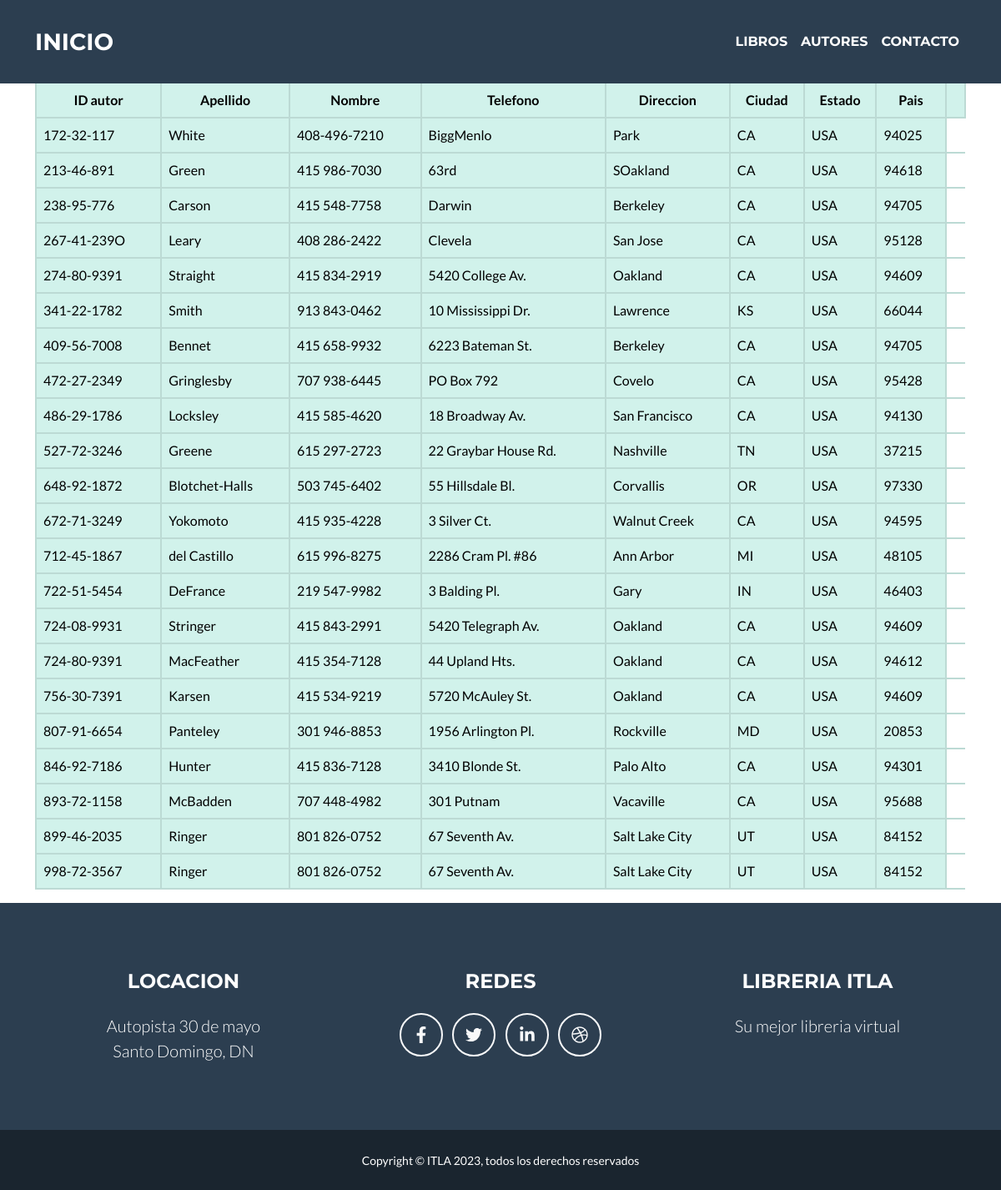
Screenshot of /autores.php with the database file from the repository.
### tables this page shows
CREATE TABLE `autores` (
  `id_autor` varchar(11) NOT NULL,
  `apellido` varchar(15) NOT NULL,
  `nombre` varchar(15) NOT NULL,
  `telefono` varchar(12) NOT NULL,
  `direccion` varchar(20) NOT NULL,
  `ciudad` varchar(15) NOT NULL,
  `estado` varchar(2) NOT NULL,
  `pais` varchar(3) NOT NULL,
  `cod_postal` int(5) NOT NULL
);

### autores.php (the view, shortened to what this page needs)
<?php
include("conexion.php");
$autores = "SELECT * FROM autores"
?>
<!DOCTYPE html>
<html lang="es">
    <head>
        <link href="css/styles.css" rel="stylesheet" />
    </head>
    <body>
        <nav class="navbar navbar-expand-lg bg-secondary text-uppercase fixed-top" id="mainNav">
            <div class="container">
                <a class="navbar-brand" href="index.php">Inicio</a>
                <div class="collapse navbar-collapse" id="navbarResponsive">
                    <ul class="navbar-nav ms-auto">
                        <li class="nav-item"><a class="nav-link" href="libros.php">Libros</a></li>
                        <li class="nav-item"><a class="nav-link" href="autores.php">Autores</a></li>
                        <li class="nav-item "><a class="nav-link" href="contacto.php">Contacto</a></li>
                    </ul>
                </div>
            </div>
        </nav>
        <h1 class="text-center">Libreria ITLA</h1>
        <h3 class="text-center">Autores reconocidos</h3>
        <div class="container">
            <div class="row">
                <div class="col-lg-12">
                    <table id="tablaLibros" class="table-hover table-bordered table-primary table align-middle" style="width:100%">
                         <thead class="text-center">
                            <th>ID autor</th>
                            <th>Apellido</th>
                            <th>Nombre</th>
                            <th>Telefono</th>
                            <th>Direccion</th>
                            <th>Ciudad</th>
                            <th>Estado</th>
                            <th>Pais</th>
                            <th></th>
                         </thead>
                         <tbody>
                            <?php  $resultado = mysqli_query($conexion, $autores);
                            while($autor=mysqli_fetch_assoc($resultado)){ ?>
                         <tr>
                                <td><?php echo $autor['id_autor']?></td>
                                <td><?php echo $autor['apellido']?></td>
                                <td><?php echo $autor['telefono']?></td>
                                <td><?php echo $autor['direccion']?></td>
                                <td><?php echo $autor['ciudad']?></td>
                                <td><?php echo $autor['estado']?></td>
                                <td><?php echo $autor['pais']?></td>
                                <td><?php echo $autor['cod_postal']?></td>
                            </tr>
                             <?php  } mysqli_free_result($resultado); ?>
                         </tbody>
                    </table>
                </div>
            </div>
        </div>
        <footer class="footer text-center">
            <div class="container">
                <div class="row">
                    <div class="col-lg-4 mb-5 mb-lg-0">
                        <h4 class="text-uppercase mb-4">Locacion</h4>
                        <p class="lead mb-0">
                            Autopista 30 de mayo
                            <br />
                            Santo Domingo, DN
                        </p>
                    </div>
                    <div class="col-lg-4 mb-5 mb-lg-0">
                        <h4 class="text-uppercase mb-4">REDES</h4>
                        <a class="btn btn-outline-light btn-social mx-1" href="#!"><i class="fab fa-fw fa-facebook-f"></i></a>
                        <a class="btn btn-outline-light btn-social mx-1" href="#!"><i class="fab fa-fw fa-twitter"></i></a>
                        <a class="btn btn-outline-light btn-social mx-1" href="#!"><i class="fab fa-fw fa-linkedin-in"></i></a>
                        <a class="btn btn-outline-light btn-social mx-1" href="#!"><i class="fab fa-fw fa-dribbble"></i></a>
                    </div>
                    <div class="col-lg-4">
                        <h4 class="text-uppercase mb-4">Libreria ITLA</h4>
                        <p class="lead mb-0">
                            Su mejor libreria virtual
                        </p>
                    </div>
                </div>
            </div>
        </footer>
        <div class="copyright py-4 text-center text-white">
            <div class="container"><small>Copyright &copy; ITLA 2023, todos los derechos reservados</small></div>
        </div>
    </body>
</html>

### rows the page displays
autores: id_autor "172-32-117", apellido "White", telefono "408-496-7210", direccion "BiggMenlo", ciudad "Park", estado "CA", pais "USA", cod_postal "94025"
autores: id_autor "213-46-891", apellido "Green", telefono "415 986-7030", direccion "63rd", ciudad "SOakland", estado "CA", pais "USA", cod_postal "94618"
autores: id_autor "238-95-776", apellido "Carson", telefono "415 548-7758", direccion "Darwin", ciudad "Berkeley", estado "CA", pais "USA", cod_postal "94705"
autores: id_autor "267-41-239O", apellido "Leary", telefono "408 286-2422", direccion "Clevela", ciudad "San Jose", estado "CA", pais "USA", cod_postal "95128"
autores: id_autor "274-80-9391", apellido "Straight", telefono "415 834-2919", direccion "5420 College Av.", ciudad "Oakland", estado "CA", pais "USA", cod_postal "94609"
autores: id_autor "341-22-1782", apellido "Smith", telefono "913 843-0462", direccion "10 Mississippi Dr.", ciudad "Lawrence", estado "KS", pais "USA", cod_postal "66044"
autores: id_autor "409-56-7008", apellido "Bennet", telefono "415 658-9932", direccion "6223 Bateman St.", ciudad "Berkeley", estado "CA", pais "USA", cod_postal "94705"
autores: id_autor "472-27-2349", apellido "Gringlesby", telefono "707 938-6445", direccion "PO Box 792", ciudad "Covelo", estado "CA", pais "USA", cod_postal "95428"
autores: id_autor "486-29-1786", apellido "Locksley", telefono "415 585-4620", direccion "18 Broadway Av.", ciudad "San Francisco", estado "CA", pais "USA", cod_postal "94130"
autores: id_autor "527-72-3246", apellido "Greene", telefono "615 297-2723", direccion "22 Graybar House Rd.", ciudad "Nashville", estado "TN", pais "USA", cod_postal "37215"
autores: id_autor "648-92-1872", apellido "Blotchet-Halls", telefono "503 745-6402", direccion "55 Hillsdale Bl.", ciudad "Corvallis", estado "OR", pais "USA", cod_postal "97330"
autores: id_autor "672-71-3249", apellido "Yokomoto", telefono "415 935-4228", direccion "3 Silver Ct.", ciudad "Walnut Creek", estado "CA", pais "USA", cod_postal "94595"
autores: id_autor "712-45-1867", apellido "del Castillo", telefono "615 996-8275", direccion "2286 Cram Pl. #86", ciudad "Ann Arbor", estado "MI", pais "USA", cod_postal "48105"
autores: id_autor "722-51-5454", apellido "DeFrance", telefono "219 547-9982", direccion "3 Balding Pl.", ciudad "Gary", estado "IN", pais "USA", cod_postal "46403"
autores: id_autor "724-08-9931", apellido "Stringer", telefono "415 843-2991", direccion "5420 Telegraph Av.", ciudad "Oakland", estado "CA", pais "USA", cod_postal "94609"
autores: id_autor "724-80-9391", apellido "MacFeather", telefono "415 354-7128", direccion "44 Upland Hts.", ciudad "Oakland", estado "CA", pais "USA", cod_postal "94612"
autores: id_autor "756-30-7391", apellido "Karsen", telefono "415 534-9219", direccion "5720 McAuley St.", ciudad "Oakland", estado "CA", pais "USA", cod_postal "94609"
autores: id_autor "807-91-6654", apellido "Panteley", telefono "301 946-8853", direccion "1956 Arlington Pl.", ciudad "Rockville", estado "MD", pais "USA", cod_postal "20853"
autores: id_autor "846-92-7186", apellido "Hunter", telefono "415 836-7128", direccion "3410 Blonde St.", ciudad "Palo Alto", estado "CA", pais "USA", cod_postal "94301"
autores: id_autor "893-72-1158", apellido "McBadden", telefono "707 448-4982", direccion "301 Putnam", ciudad "Vacaville", estado "CA", pais "USA", cod_postal "95688"
autores: id_autor "899-46-2035", apellido "Ringer", telefono "801 826-0752", direccion "67 Seventh Av.", ciudad "Salt Lake City", estado "UT", pais "USA", cod_postal "84152"
autores: id_autor "998-72-3567", apellido "Ringer", telefono "801 826-0752", direccion "67 Seventh Av.", ciudad "Salt Lake City", estado "UT", pais "USA", cod_postal "84152"
